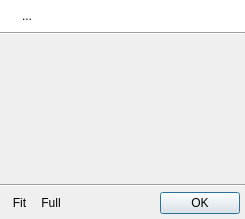
<ui version="4.0" >
 <class>QUPictureDialog</class>
 <widget class="QDialog" name="QUPictureDialog" >
  <property name="geometry" >
   <rect>
    <x>0</x>
    <y>0</y>
    <width>245</width>
    <height>219</height>
   </rect>
  </property>
  <property name="windowTitle" >
   <string>Picture Preview</string>
  </property>
  <layout class="QVBoxLayout" name="verticalLayout" >
   <property name="spacing" >
    <number>0</number>
   </property>
   <property name="margin" >
    <number>0</number>
   </property>
   <item>
    <widget class="QFrame" name="frame" >
     <property name="sizePolicy" >
      <sizepolicy vsizetype="Preferred" hsizetype="Preferred" >
       <horstretch>0</horstretch>
       <verstretch>0</verstretch>
      </sizepolicy>
     </property>
     <property name="palette" >
      <palette>
       <active>
        <colorrole role="Base" >
         <brush brushstyle="SolidPattern" >
          <color alpha="255" >
           <red>255</red>
           <green>255</green>
           <blue>255</blue>
          </color>
         </brush>
        </colorrole>
        <colorrole role="Window" >
         <brush brushstyle="SolidPattern" >
          <color alpha="255" >
           <red>255</red>
           <green>255</green>
           <blue>255</blue>
          </color>
         </brush>
        </colorrole>
       </active>
       <inactive>
        <colorrole role="Base" >
         <brush brushstyle="SolidPattern" >
          <color alpha="255" >
           <red>255</red>
           <green>255</green>
           <blue>255</blue>
          </color>
         </brush>
        </colorrole>
        <colorrole role="Window" >
         <brush brushstyle="SolidPattern" >
          <color alpha="255" >
           <red>255</red>
           <green>255</green>
           <blue>255</blue>
          </color>
         </brush>
        </colorrole>
       </inactive>
       <disabled>
        <colorrole role="Base" >
         <brush brushstyle="SolidPattern" >
          <color alpha="255" >
           <red>255</red>
           <green>255</green>
           <blue>255</blue>
          </color>
         </brush>
        </colorrole>
        <colorrole role="Window" >
         <brush brushstyle="SolidPattern" >
          <color alpha="255" >
           <red>255</red>
           <green>255</green>
           <blue>255</blue>
          </color>
         </brush>
        </colorrole>
       </disabled>
      </palette>
     </property>
     <property name="autoFillBackground" >
      <bool>true</bool>
     </property>
     <property name="frameShadow" >
      <enum>QFrame::Raised</enum>
     </property>
     <layout class="QHBoxLayout" >
      <item>
       <widget class="QLabel" name="icon" >
        <property name="sizePolicy" >
         <sizepolicy vsizetype="Preferred" hsizetype="Fixed" >
          <horstretch>0</horstretch>
          <verstretch>0</verstretch>
         </sizepolicy>
        </property>
        <property name="text" >
         <string/>
        </property>
        <property name="pixmap" >
         <pixmap resource="../resources/uman.qrc" >:/marks/information.png</pixmap>
        </property>
        <property name="alignment" >
         <set>Qt::AlignLeading|Qt::AlignLeft|Qt::AlignTop</set>
        </property>
       </widget>
      </item>
      <item>
       <widget class="QLabel" name="infoLbl" >
        <property name="text" >
         <string>...</string>
        </property>
        <property name="textFormat" >
         <enum>Qt::RichText</enum>
        </property>
        <property name="alignment" >
         <set>Qt::AlignLeading|Qt::AlignLeft|Qt::AlignTop</set>
        </property>
        <property name="wordWrap" >
         <bool>true</bool>
        </property>
        <property name="openExternalLinks" >
         <bool>false</bool>
        </property>
       </widget>
      </item>
     </layout>
    </widget>
   </item>
   <item>
    <widget class="Line" name="line" >
     <property name="orientation" >
      <enum>Qt::Horizontal</enum>
     </property>
    </widget>
   </item>
   <item>
    <widget class="QScrollArea" name="scrollArea" >
     <property name="frameShape" >
      <enum>QFrame::NoFrame</enum>
     </property>
     <property name="frameShadow" >
      <enum>QFrame::Plain</enum>
     </property>
     <property name="widgetResizable" >
      <bool>true</bool>
     </property>
     <property name="alignment" >
      <set>Qt::AlignCenter</set>
     </property>
     <widget class="QWidget" name="content" >
      <property name="geometry" >
       <rect>
        <x>0</x>
        <y>0</y>
        <width>245</width>
        <height>141</height>
       </rect>
      </property>
     </widget>
    </widget>
   </item>
   <item>
    <widget class="Line" name="line_2" >
     <property name="orientation" >
      <enum>Qt::Horizontal</enum>
     </property>
    </widget>
   </item>
   <item>
    <layout class="QHBoxLayout" name="horizontalLayout" >
     <property name="spacing" >
      <number>0</number>
     </property>
     <property name="margin" >
      <number>5</number>
     </property>
     <item>
      <widget class="QToolButton" name="fitSizeBtn" >
       <property name="toolTip" >
        <string>Fit to window (Ctrl+1)</string>
       </property>
       <property name="text" >
        <string>Fit</string>
       </property>
       <property name="icon" >
        <iconset resource="../resources/uman.qrc" >
         <normaloff>:/control/image_resize.png</normaloff>:/control/image_resize.png</iconset>
       </property>
       <property name="autoRaise" >
        <bool>true</bool>
       </property>
      </widget>
     </item>
     <item>
      <widget class="QToolButton" name="fullSizeBtn" >
       <property name="toolTip" >
        <string>Original size (Ctrl+2)</string>
       </property>
       <property name="text" >
        <string>Full</string>
       </property>
       <property name="icon" >
        <iconset resource="../resources/uman.qrc" >
         <normaloff>:/control/image_resize_actual.png</normaloff>:/control/image_resize_actual.png</iconset>
       </property>
       <property name="autoRaise" >
        <bool>true</bool>
       </property>
      </widget>
     </item>
     <item>
      <spacer name="horizontalSpacer" >
       <property name="orientation" >
        <enum>Qt::Horizontal</enum>
       </property>
       <property name="sizeHint" stdset="0" >
        <size>
         <width>40</width>
         <height>20</height>
        </size>
       </property>
      </spacer>
     </item>
     <item>
      <widget class="QPushButton" name="doneBtn" >
       <property name="text" >
        <string>OK</string>
       </property>
       <property name="icon" >
        <iconset resource="../resources/uman.qrc" >
         <normaloff>:/marks/accept.png</normaloff>:/marks/accept.png</iconset>
       </property>
       <property name="default" >
        <bool>true</bool>
       </property>
      </widget>
     </item>
    </layout>
   </item>
  </layout>
 </widget>
 <resources>
  <include location="../resources/uman.qrc" />
 </resources>
 <connections>
  <connection>
   <sender>doneBtn</sender>
   <signal>clicked()</signal>
   <receiver>QUPictureDialog</receiver>
   <slot>accept()</slot>
   <hints>
    <hint type="sourcelabel" >
     <x>206</x>
     <y>204</y>
    </hint>
    <hint type="destinationlabel" >
     <x>334</x>
     <y>209</y>
    </hint>
   </hints>
  </connection>
 </connections>
</ui>
